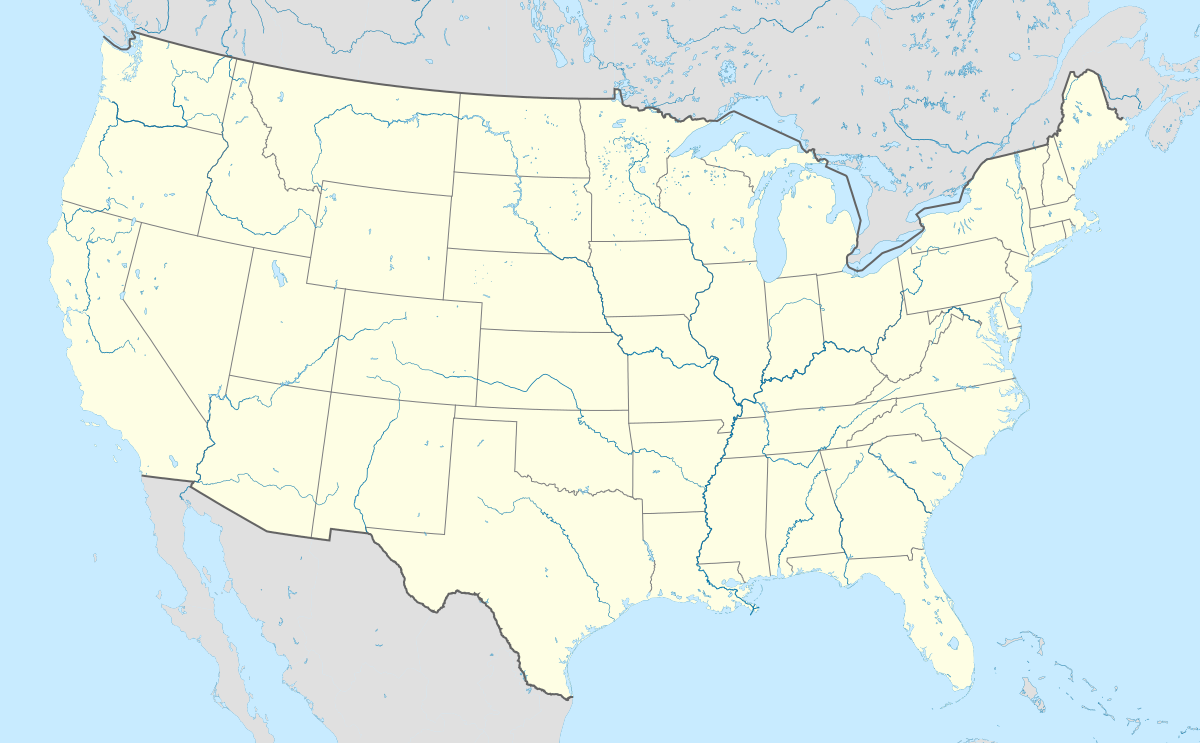
#> input picture usa_map.png, 1200 x 743 px
$ python single_value_decomposition.py
#> lines starting #> are read from the running program, lines starting #| are printed output that depends on the picture
# -*- coding:utf-8 -*-
import numpy as np
import matplotlib.pyplot as plt


if __name__ == '__main__':
    d = \
        [[0, 400, 851, 1551, 1769, 1605, 2596, 1137, 1255, 1123, 188, 1282, 271, 2300, 483, 1038, 2099, 2699, 2493,
          393],
         [400, 0, 454, 1198, 1370, 1286, 2198, 803, 1181, 731, 292, 883, 279, 1906, 178, 662, 1699, 2300, 2117,
          292],
         [851, 454, 0, 803, 920, 940, 1745, 482, 1188, 355, 713, 432, 666, 1453, 410, 262, 1260, 1858, 1737, 597],
         [1551, 1198, 803, 0, 663, 225, 1240, 420, 1111, 862, 1374, 586, 1299, 887, 1070, 547, 999, 1483, 1681,
          1185],
         [1769, 1370, 920, 663, 0, 879, 831, 879, 1726, 700, 1631, 488, 1579, 586, 1320, 796, 371, 949, 1021, 1494],
         [1605, 1286, 940, 225, 879, 0, 1374, 484, 968, 1056, 1420, 794, 1341, 1017, 1137, 679, 1200, 1645, 1891,
          1220],
         [2596, 2198, 1745, 1240, 831, 1374, 0, 1603, 2339, 1524, 2451, 1315, 2394, 357, 2136, 1589, 579, 347, 959,
          2300],
         [1137, 803, 482, 420, 879, 484, 1603, 0, 872, 699, 957, 529, 881, 1263, 660, 240, 1250, 1802, 1867, 765],
         [1255, 1181, 1188, 1111, 1726, 968, 2339, 872, 0, 1511, 1092, 1397, 1019, 1982, 1010, 1061, 2089, 2594,
          2734, 923],
         [1123, 731, 355, 862, 700, 1056, 1524, 699, 1511, 0, 1018, 290, 985, 1280, 743, 466, 987, 1584, 1395, 934],
         [188, 292, 713, 1374, 1631, 1420, 2451, 957, 1092, 1018, 0, 1144, 83, 2145, 317, 875, 1972, 2571, 2408,
          230],
         [1282, 883, 432, 586, 488, 794, 1315, 529, 1397, 290, 1144, 0, 1094, 1036, 836, 354, 833, 1429, 1369,
          1014],
         [271, 279, 666, 1299, 1579, 1341, 2394, 881, 1019, 985, 83, 1094, 0, 2083, 259, 811, 1925, 2523, 2380,
          123],
         [2300, 1906, 1453, 887, 586, 1017, 357, 1263, 1982, 1280, 2145, 1036, 2083, 0, 1828, 1272, 504, 653, 1114,
          1973],
         [483, 178, 410, 1070, 1320, 1137, 2136, 660, 1010, 743, 317, 836, 259, 1828, 0, 559, 1668, 2264, 2138,
          192],
         [1038, 662, 262, 547, 796, 679, 1589, 240, 1061, 466, 875, 354, 811, 1272, 559, 0, 1162, 1744, 1724, 712],
         [2099, 1699, 1260, 999, 371, 1200, 579, 1250, 2089, 987, 1972, 833, 1925, 504, 1668, 1162, 0, 600, 701,
          1848],
         [2699, 2300, 1858, 1483, 949, 1645, 347, 1802, 2594, 1584, 2571, 1429, 2523, 653, 2264, 1744, 600, 0, 678,
          2442],
         [2493, 2117, 1737, 1681, 1021, 1891, 959, 1867, 2734, 1395, 2408, 1369, 2380, 1114, 2138, 1724, 701, 678,
          0, 2329],
         [393, 292, 597, 1185, 1494, 1220, 2300, 765, 923, 934, 230, 1014, 123, 1973, 192, 712, 1848, 2442, 2329,
          0]]

    cities = ['Boston', 'Buffalo', 'Chicago', 'Dallas', 'Denver', 'Houston', 'Los Angeles', 'Memphis', 'Miami',
              'Minneapolis', 'New York', 'Omaha', 'Philadelphia', 'Phoenix', 'Pittsburgh', 'Saint Louis',
              'Salt Lake City', 'San Francisco', 'Seattle', 'Washington D.C']

    XXt = np.zeros(shape=(20, 20))
    total = 0
    for i in range(len(d)):
        for j in range(len(d[i])):
            total += d[i][j]

    for i in range(len(d)):
        for j in range(len(d[i])):
            first_value = d[i][j]**2
            average_1 = sum([element**2 for element in d[i][:]])
            average_2 = sum([element**2 for element in d[:][j]])
            XXt[i][j] = (first_value - (0.05 * average_1) - (0.05 * average_2) + (0.0025 * total)) * (-0.5)

    np.set_printoptions(suppress=True)
    U, sigma, Ut = np.linalg.svd(XXt, full_matrices=True)
    #  Não pego a primeira coluna porque é a coordenada em R3
    vetores_singulares = U[:, 1:3]
    valores_singulares = np.diag(sigma)[1:3, 1:3]
    coordenadas = np.matmul(vetores_singulares, valores_singulares)
    coordenadas = coordenadas * -1

    image = plt.imread('usa_map.png')
#> image is the input picture: shape (743, 1200, 3) float32; mean R, G, B 0.892, 0.94, 0.919
    implot = plt.imshow(image)

    plt.scatter(
        coordenadas[:, 0], coordenadas[:, 1], marker='o'
    )
    for label, x, y in zip(cities, coordenadas[:, 0], coordenadas[:, 1]):
        plt.annotate(
            label,
            xy=(x, y), xytext=(-20, 20),
            textcoords='offset points', ha='right', va='bottom',
            bbox=dict(boxstyle='round,pad=0.5', fc='gray', alpha=0.5),
            arrowprops=dict(arrowstyle='->', connectionstyle='arc3,rad=0'))

    plt.show()
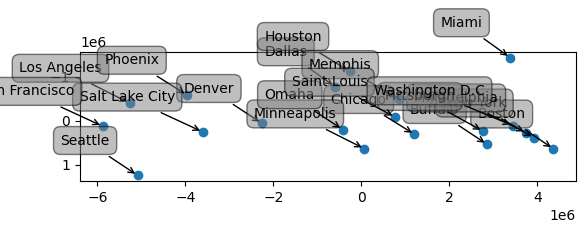
#> figure drawn by matplotlib, 1 panel
